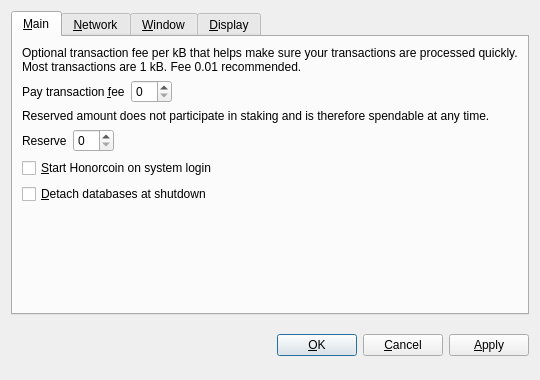
<?xml version="1.0" encoding="UTF-8"?>
<ui version="4.0">
 <class>OptionsDialog</class>
 <widget class="QDialog" name="OptionsDialog">
  <property name="geometry">
   <rect>
    <x>0</x>
    <y>0</y>
    <width>540</width>
    <height>380</height>
   </rect>
  </property>
  <property name="windowTitle">
   <string>Options</string>
  </property>
  <property name="modal">
   <bool>true</bool>
  </property>
  <layout class="QVBoxLayout" name="verticalLayout">
   <item>
    <widget class="QTabWidget" name="tabWidget">
     <property name="tabPosition">
      <enum>QTabWidget::North</enum>
     </property>
     <property name="currentIndex">
      <number>0</number>
     </property>
     <widget class="QWidget" name="tabMain">
      <attribute name="title">
       <string>&amp;Main</string>
      </attribute>
      <layout class="QVBoxLayout" name="verticalLayout_Main">
       <item>
        <widget class="QLabel" name="transactionFeeInfoLabel">
         <property name="text">
          <string>Optional transaction fee per kB that helps make sure your transactions are processed quickly. Most transactions are 1 kB. Fee 0.01 recommended.</string>
         </property>
         <property name="textFormat">
          <enum>Qt::PlainText</enum>
         </property>
         <property name="wordWrap">
          <bool>true</bool>
         </property>
        </widget>
       </item>
       <item>
        <layout class="QHBoxLayout" name="horizontalLayoutFee">
         <item>
          <widget class="QLabel" name="transactionFeeLabel">
           <property name="text">
            <string>Pay transaction &amp;fee</string>
           </property>
           <property name="textFormat">
            <enum>Qt::PlainText</enum>
           </property>
           <property name="buddy">
            <cstring>transactionFee</cstring>
           </property>
          </widget>
         </item>
         <item>
          <widget class="BitcoinAmountField" name="transactionFee"/>
         </item>
         <item>
          <spacer name="horizontalSpacerFee">
           <property name="orientation">
            <enum>Qt::Horizontal</enum>
           </property>
           <property name="sizeHint" stdset="0">
            <size>
             <width>40</width>
             <height>20</height>
            </size>
           </property>
          </spacer>
         </item>
        </layout>
       </item>
       <item>
        <widget class="QLabel" name="reserveBalanceInfoLabel">
         <property name="text">
          <string>Reserved amount does not participate in staking and is therefore spendable at any time.</string>
         </property>
         <property name="textFormat">
          <enum>Qt::PlainText</enum>
         </property>
         <property name="wordWrap">
          <bool>true</bool>
         </property>
        </widget>
       </item>
       <item>
        <layout class="QHBoxLayout" name="horizontalLayoutReserveBalance">
         <item>
          <widget class="QLabel" name="reserveBalanceLabel">
           <property name="text">
            <string>Reserve</string>
           </property>
           <property name="textFormat">
            <enum>Qt::PlainText</enum>
           </property>
           <property name="buddy">
            <cstring>reserveBalance</cstring>
           </property>
          </widget>
         </item>
         <item>
          <widget class="BitcoinAmountField" name="reserveBalance"/>
         </item>
         <item>
          <spacer name="horizontalSpacerReserveBalance">
           <property name="orientation">
            <enum>Qt::Horizontal</enum>
           </property>
           <property name="sizeHint" stdset="0">
            <size>
             <width>40</width>
             <height>20</height>
            </size>
           </property>
          </spacer>
         </item>
        </layout>
       </item>
       <item>
        <widget class="QCheckBox" name="bitcoinAtStartup">
         <property name="toolTip">
          <string>Automatically start Honorcoin after logging in to the system.</string>
         </property>
         <property name="text">
          <string>&amp;Start Honorcoin on system login</string>
         </property>
        </widget>
       </item>
       <item>
        <widget class="QCheckBox" name="detachDatabases">
         <property name="toolTip">
          <string>Detach block and address databases at shutdown. This means they can be moved to another data directory, but it slows down shutdown. The wallet is always detached.</string>
         </property>
         <property name="text">
          <string>&amp;Detach databases at shutdown</string>
         </property>
        </widget>
       </item>
       <item>
        <spacer name="verticalSpacer_Main">
         <property name="orientation">
          <enum>Qt::Vertical</enum>
         </property>
         <property name="sizeHint" stdset="0">
          <size>
           <width>20</width>
           <height>40</height>
          </size>
         </property>
        </spacer>
       </item>
      </layout>
     </widget>
     <widget class="QWidget" name="tabNetwork">
      <attribute name="title">
       <string>&amp;Network</string>
      </attribute>
      <layout class="QVBoxLayout" name="verticalLayout_Network">
       <item>
        <widget class="QCheckBox" name="mapPortUpnp">
         <property name="toolTip">
          <string>Automatically open the Honorcoin client port on the router. This only works when your router supports UPnP and it is enabled.</string>
         </property>
         <property name="text">
          <string>Map port using &amp;UPnP</string>
         </property>
        </widget>
       </item>
       <item>
        <widget class="QCheckBox" name="connectSocks">
         <property name="toolTip">
          <string>Connect to the Honorcoin network through a SOCKS proxy (e.g. when connecting through Tor).</string>
         </property>
         <property name="text">
          <string>&amp;Connect through SOCKS proxy:</string>
         </property>
        </widget>
       </item>
       <item>
        <layout class="QHBoxLayout" name="horizontalLayout_Network">
         <item>
          <widget class="QLabel" name="proxyIpLabel">
           <property name="text">
            <string>Proxy &amp;IP:</string>
           </property>
           <property name="textFormat">
            <enum>Qt::PlainText</enum>
           </property>
           <property name="buddy">
            <cstring>proxyIp</cstring>
           </property>
          </widget>
         </item>
         <item>
          <widget class="QValidatedLineEdit" name="proxyIp">
           <property name="maximumSize">
            <size>
             <width>140</width>
             <height>16777215</height>
            </size>
           </property>
           <property name="toolTip">
            <string>IP address of the proxy (e.g. 127.0.0.1)</string>
           </property>
          </widget>
         </item>
         <item>
          <widget class="QLabel" name="proxyPortLabel">
           <property name="text">
            <string>&amp;Port:</string>
           </property>
           <property name="textFormat">
            <enum>Qt::PlainText</enum>
           </property>
           <property name="buddy">
            <cstring>proxyPort</cstring>
           </property>
          </widget>
         </item>
         <item>
          <widget class="QLineEdit" name="proxyPort">
           <property name="maximumSize">
            <size>
             <width>55</width>
             <height>16777215</height>
            </size>
           </property>
           <property name="toolTip">
            <string>Port of the proxy (e.g. 9050)</string>
           </property>
          </widget>
         </item>
         <item>
          <widget class="QLabel" name="socksVersionLabel">
           <property name="text">
            <string>SOCKS &amp;Version:</string>
           </property>
           <property name="textFormat">
            <enum>Qt::PlainText</enum>
           </property>
           <property name="buddy">
            <cstring>socksVersion</cstring>
           </property>
          </widget>
         </item>
         <item>
          <widget class="QValueComboBox" name="socksVersion">
           <property name="toolTip">
            <string>SOCKS version of the proxy (e.g. 5)</string>
           </property>
          </widget>
         </item>
         <item>
          <spacer name="horizontalSpacer_Network">
           <property name="orientation">
            <enum>Qt::Horizontal</enum>
           </property>
           <property name="sizeHint" stdset="0">
            <size>
             <width>40</width>
             <height>20</height>
            </size>
           </property>
          </spacer>
         </item>
        </layout>
       </item>
       <item>
        <spacer name="verticalSpacer_Network">
         <property name="orientation">
          <enum>Qt::Vertical</enum>
         </property>
         <property name="sizeHint" stdset="0">
          <size>
           <width>20</width>
           <height>40</height>
          </size>
         </property>
        </spacer>
       </item>
      </layout>
     </widget>
     <widget class="QWidget" name="tabWindow">
      <attribute name="title">
       <string>&amp;Window</string>
      </attribute>
      <layout class="QVBoxLayout" name="verticalLayout_Window">
       <item>
        <widget class="QCheckBox" name="minimizeToTray">
         <property name="toolTip">
          <string>Show only a tray icon after minimizing the window.</string>
         </property>
         <property name="text">
          <string>&amp;Minimize to the tray instead of the taskbar</string>
         </property>
        </widget>
       </item>
       <item>
        <widget class="QCheckBox" name="minimizeOnClose">
         <property name="toolTip">
          <string>Minimize instead of exit the application when the window is closed. When this option is enabled, the application will be closed only after selecting Quit in the menu.</string>
         </property>
         <property name="text">
          <string>M&amp;inimize on close</string>
         </property>
        </widget>
       </item>
       <item>
        <spacer name="verticalSpacer_Window">
         <property name="orientation">
          <enum>Qt::Vertical</enum>
         </property>
         <property name="sizeHint" stdset="0">
          <size>
           <width>20</width>
           <height>40</height>
          </size>
         </property>
        </spacer>
       </item>
      </layout>
     </widget>
     <widget class="QWidget" name="tabDisplay">
      <attribute name="title">
       <string>&amp;Display</string>
      </attribute>
      <layout class="QVBoxLayout" name="verticalLayout_Display">
       <item>
        <layout class="QHBoxLayout" name="horizontalLayout_1_Display">
         <item>
          <widget class="QLabel" name="langLabel">
           <property name="text">
            <string>User Interface &amp;language:</string>
           </property>
           <property name="textFormat">
            <enum>Qt::PlainText</enum>
           </property>
           <property name="buddy">
            <cstring>lang</cstring>
           </property>
          </widget>
         </item>
         <item>
          <widget class="QValueComboBox" name="lang">
           <property name="toolTip">
            <string>The user interface language can be set here. This setting will take effect after restarting Honorcoin.</string>
           </property>
          </widget>
         </item>
        </layout>
       </item>
       <item>
        <layout class="QHBoxLayout" name="horizontalLayout_2_Display">
         <item>
          <widget class="QLabel" name="unitLabel">
           <property name="text">
            <string>&amp;Unit to show amounts in:</string>
           </property>
           <property name="textFormat">
            <enum>Qt::PlainText</enum>
           </property>
           <property name="buddy">
            <cstring>unit</cstring>
           </property>
          </widget>
         </item>
         <item>
          <widget class="QValueComboBox" name="unit">
           <property name="toolTip">
            <string>Choose the default subdivision unit to show in the interface and when sending coins.</string>
           </property>
          </widget>
         </item>
        </layout>
       </item>
       <item>
        <widget class="QCheckBox" name="displayAddresses">
         <property name="toolTip">
          <string>Whether to show Honorcoin addresses in the transaction list or not.</string>
         </property>
         <property name="text">
          <string>&amp;Display addresses in transaction list</string>
         </property>
        </widget>
       </item>
       <item>
        <widget class="QCheckBox" name="coinControlFeatures">
         <property name="toolTip">
          <string>Whether to show coin control features or not.</string>
         </property>
         <property name="text">
          <string>Display coin &amp;control features (experts only!)</string>
         </property>
        </widget>
       </item>
       <item>
        <spacer name="verticalSpacer_Display">
         <property name="orientation">
          <enum>Qt::Vertical</enum>
         </property>
         <property name="sizeHint" stdset="0">
          <size>
           <width>20</width>
           <height>40</height>
          </size>
         </property>
        </spacer>
       </item>
      </layout>
     </widget>
    </widget>
   </item>
   <item>
    <layout class="QHBoxLayout" name="horizontalLayout_Buttons">
     <item>
      <spacer name="horizontalSpacer_1">
       <property name="orientation">
        <enum>Qt::Horizontal</enum>
       </property>
       <property name="sizeHint" stdset="0">
        <size>
         <width>40</width>
         <height>48</height>
        </size>
       </property>
      </spacer>
     </item>
     <item>
      <widget class="QLabel" name="statusLabel">
       <property name="font">
        <font>
         <weight>75</weight>
         <bold>true</bold>
        </font>
       </property>
       <property name="text">
        <string/>
       </property>
       <property name="textFormat">
        <enum>Qt::PlainText</enum>
       </property>
       <property name="wordWrap">
        <bool>true</bool>
       </property>
      </widget>
     </item>
     <item>
      <spacer name="horizontalSpacer_2">
       <property name="orientation">
        <enum>Qt::Horizontal</enum>
       </property>
       <property name="sizeHint" stdset="0">
        <size>
         <width>40</width>
         <height>48</height>
        </size>
       </property>
      </spacer>
     </item>
     <item>
      <widget class="QPushButton" name="okButton">
       <property name="text">
        <string>&amp;OK</string>
       </property>
      </widget>
     </item>
     <item>
      <widget class="QPushButton" name="cancelButton">
       <property name="text">
        <string>&amp;Cancel</string>
       </property>
       <property name="autoDefault">
        <bool>false</bool>
       </property>
      </widget>
     </item>
     <item>
      <widget class="QPushButton" name="applyButton">
       <property name="text">
        <string>&amp;Apply</string>
       </property>
       <property name="autoDefault">
        <bool>false</bool>
       </property>
      </widget>
     </item>
    </layout>
   </item>
  </layout>
 </widget>
 <customwidgets>
  <customwidget>
   <class>BitcoinAmountField</class>
   <extends>QSpinBox</extends>
   <header>bitcoinamountfield.h</header>
  </customwidget>
  <customwidget>
   <class>QValueComboBox</class>
   <extends>QComboBox</extends>
   <header>qvaluecombobox.h</header>
  </customwidget>
  <customwidget>
   <class>QValidatedLineEdit</class>
   <extends>QLineEdit</extends>
   <header>qvalidatedlineedit.h</header>
  </customwidget>
 </customwidgets>
 <resources/>
 <connections/>
</ui>
